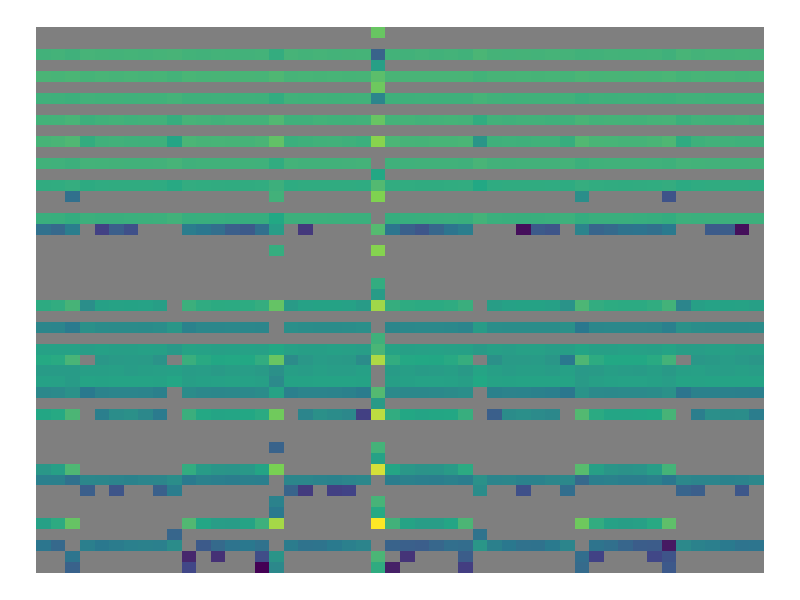

R code for this plot:

# Expr ::= Term ('+' Term | '-' Term)*
# Term ::= Number ('*' Number | '/' Number)*
# Number ::= Digit+


simple <- list(
  expr = list(
    list(items = list('term'), N = 'one'),
    list(
      items = list(
        list(items = list('+', 'term'), N = 'one'),
        list(items = list('-', 'term'), N = 'one')
      ),
      type = 'choice',
      N    = 'zero_or_more'
    )
  ),
  term = list(
    list(items = list('number'), N = 'one', type = 'all'),
    list(
      items = list(
        list(items = list('*', 'number'), N = 'one'),
        list(items = list('/', 'number'), N = 'one'),
        list(items = list('*', 'func'), N = 'one'),
        list(items = list('/', 'func'), N = 'one'),
        list(items = list('*', 'var'), N = 'one'),
        list(items = list('/', 'var'), N = 'one')
      ),
      type = 'choice',
      N    = 'zero_or_more'
    )
  ),
  func = list(
    list(items = list('cos', 'sin'), N = 'one', type = 'choice'),
    list(items = list('(', 'term', ')'), N = 'one')
  ),
  var = list(
    items = list('x', 'y'), N = 'one', type = 'choice'
  ),
  number = list(
    items = as.list(as.character(0:9)),
    N     = 'one_or_more',
    type  = 'choice'
  )
)


library(rlang)
library(purrr)

global_spec <- simple

create <- function(spec) {
  # browser()
  if (is.character(spec)) {
    if (spec %in% names(global_spec)) {
      return(create(global_spec[[spec]]))
    }
    return(paste(spec, collapse=''))
  }

  if ('items' %in% names(spec)) {
    N <- spec$N %||% 1
    items <- spec$items
    N <- switch(
      N,
      one          = 1,
      zero_or_more = 2,
      one_or_more  = 3,
      9
    )

    type <- spec$type %||% 'all'

    if (type == 'choice') {
      items <- sample(spec$items, N, replace = TRUE)
    } else {
      items <- spec$items
    }

    res <- purrr::map_chr(items, create)
    res <- paste(res, collapse = '')

  } else {
    res <- purrr::map_chr(spec, create)
    res <- paste(res, collapse = '')
  }

  res
}



spec <- simple$expr

x <- 3
y <- 2
zz <- create(simple$expr)
zz

fun <- function(x, y) {
  eval(parse(text = zz))
}


library(tidyverse)
n <- 100

aargh <- function(n) {
  zz <- create(simple$expr)

  fun <- function(x, y) {
    eval(parse(text = zz))
  }

  p <- expand.grid(1:n, 1:n) %>%
    as_tibble %>%
    mutate(z = map2_dbl(Var1, Var2, fun)) %>%
    ggplot(aes(Var1, Var2)) +
    geom_tile(aes(fill = log(z))) +
    scale_fill_viridis_c(guide = "none") +
    theme_void()
  print(p)
}

aargh(50)

